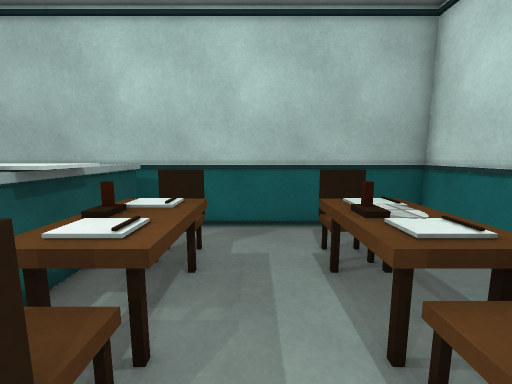
view 1 (above)

12 first-person views from a walk through a Unity game level. The camera is 1.2 m above the floor, tilts 8° down and sees 90° across. The floor is counted in squares, 0.5 m on a side. Each view is taken from the middle of a square. On the plan, view 1 faces up. The plan holds only what a view shows up to about 17 squares ahead; the rest is blank. Some animated figures are left out. Door leaves are left out, so doorways stand open. Surface patterns are stand-ins for the level's own textures.

view 2
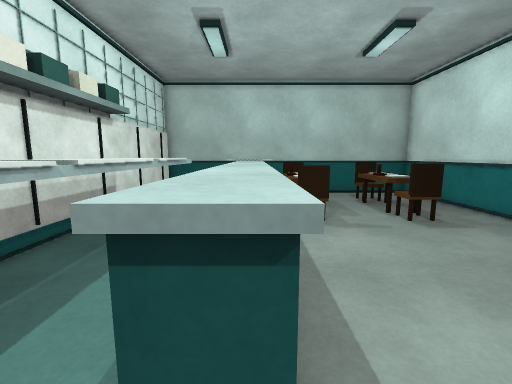

view 3
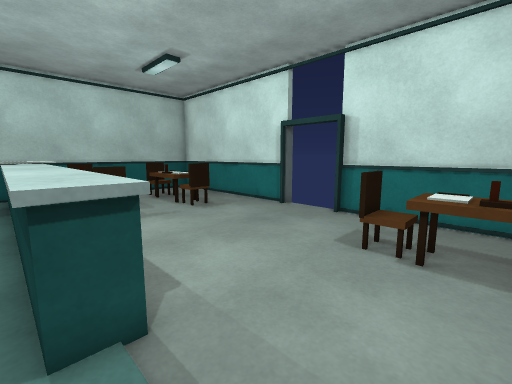

view 4
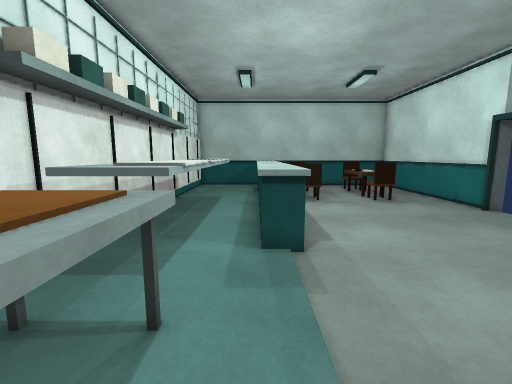

view 5
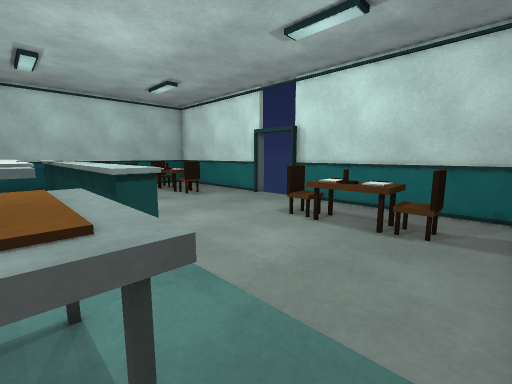

view 6
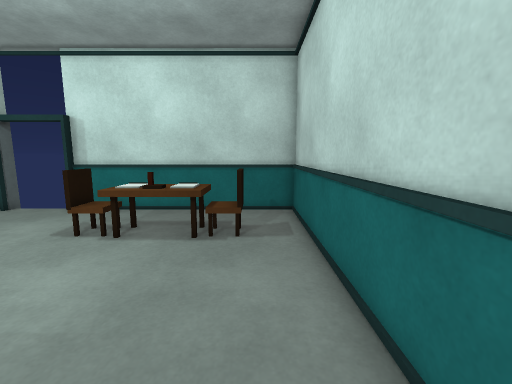

view 7
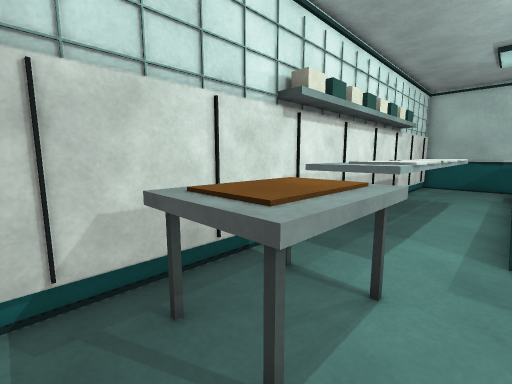

view 8
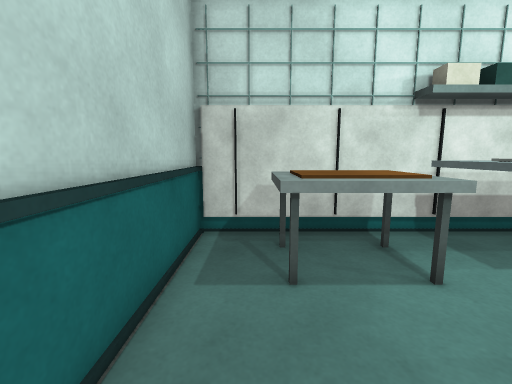

view 9
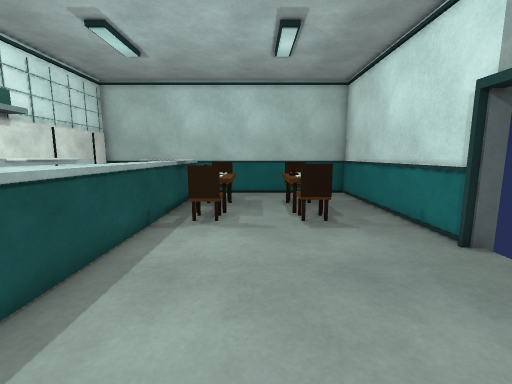

view 10
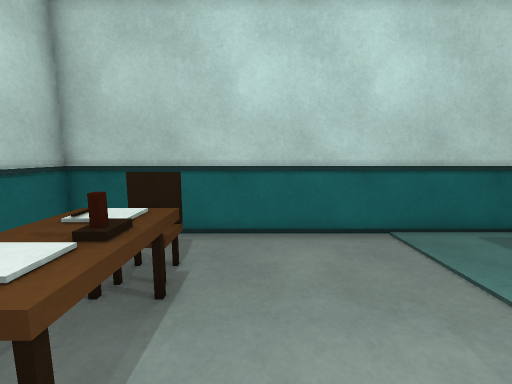

view 11
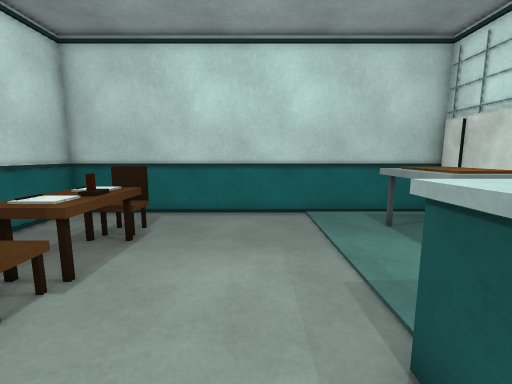

view 12
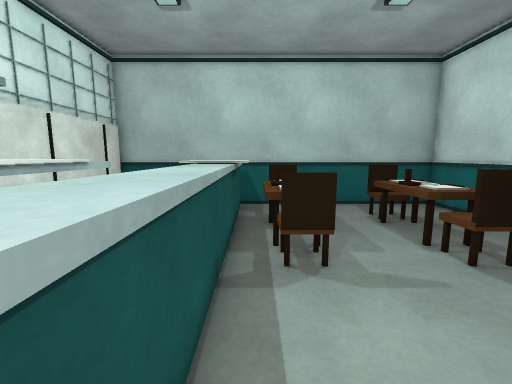

### Floor plan
Key: @ floor where view 1 was taken; # wall or solid block; . main floor; : floor 0.75 m higher than the main floor; D open door; = window, fence, low wall or low ledge; ^ raised ledge; O other object.
Columns run from 10 left of view 1 to 6 right of it. Each row starts with its distance up from view 1.
  9 #################
  8 #    ^^.........#
  7 #  ..^^.=...=...#
  6 # ...^^.==..==..#
  5 #....^^^:=.=:=..#
  4 #....^^^:=.=O#..#
  3 # ...^^=:=.=O=..#
  2 #^ ^.^^=#=.. #..#
  1 #^ ^.^^.==..=#..#
  0 #^ ^.^^...@.....#
 -1 #^^^.^^.........#
 -2 #^ ^.^^.........D
 -3 #^^^.^^.........D
 -4 #^^^.^^.........D
 -5 #^ ^.^^.........#
 -6 #^^^.^^.........#
 -7 #^^^..^.....==..#
 -8 #^^^........##..#
 -9 #..........=OO..#
-10 #.^^^......=OO..#
-11 #.^^^......=:=..#
-12 ##^^^.......==..#
-13 ##..........=...#
-14 ##..............#
-15 #################

Positions as (right, up) in squares from view 1, and headings:
1: (0, 0), facing up
2: (-4, -8), facing up
3: (-5, -10), facing up-right
4: (-5, -13), facing up
5: (-7, -14), facing up-right
6: (-6, -13), facing right
7: (-5, -14), facing up-left
8: (-2, -13), facing left
9: (0, -8), facing up
10: (0, -7), facing down
11: (-2, -4), facing down
12: (-3, -4), facing up
